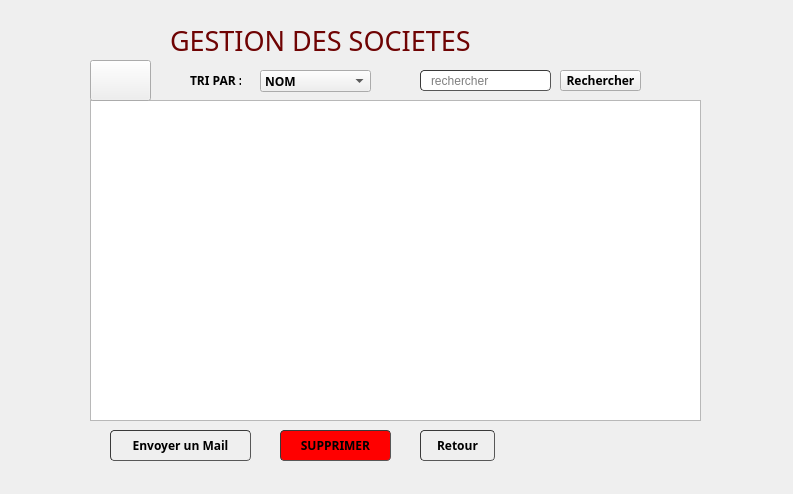
<?xml version="1.0" encoding="UTF-8"?>
<ui version="4.0">
 <class>AFFICHAGE_SOCIETE</class>
 <widget class="QWidget" name="AFFICHAGE_SOCIETE">
  <property name="geometry">
   <rect>
    <x>0</x>
    <y>0</y>
    <width>793</width>
    <height>494</height>
   </rect>
  </property>
  <property name="windowTitle">
   <string>Gestion des societés</string>
  </property>
  <widget class="QStackedWidget" name="stackedWidget">
   <property name="geometry">
    <rect>
     <x>50</x>
     <y>20</y>
     <width>691</width>
     <height>471</height>
    </rect>
   </property>
   <widget class="QWidget" name="page">
    <widget class="QLabel" name="label">
     <property name="geometry">
      <rect>
       <x>120</x>
       <y>0</y>
       <width>421</width>
       <height>41</height>
      </rect>
     </property>
     <property name="font">
      <font>
       <family>Century Gothic</family>
       <pointsize>20</pointsize>
       <weight>50</weight>
       <bold>false</bold>
      </font>
     </property>
     <property name="text">
      <string>&lt;html&gt;&lt;head/&gt;&lt;body&gt;&lt;p&gt;&lt;span style=&quot; color:#6f0303;&quot;&gt;GESTION  DES SOCIETES&lt;/span&gt;&lt;/p&gt;&lt;/body&gt;&lt;/html&gt;</string>
     </property>
    </widget>
    <widget class="QLabel" name="label_3">
     <property name="geometry">
      <rect>
       <x>140</x>
       <y>50</y>
       <width>51</width>
       <height>21</height>
      </rect>
     </property>
     <property name="font">
      <font>
       <family>Century Gothic</family>
       <weight>75</weight>
       <bold>true</bold>
      </font>
     </property>
     <property name="text">
      <string>TRI PAR :</string>
     </property>
    </widget>
    <widget class="QPushButton" name="search">
     <property name="geometry">
      <rect>
       <x>510</x>
       <y>50</y>
       <width>81</width>
       <height>21</height>
      </rect>
     </property>
     <property name="font">
      <font>
       <family>Century Gothic</family>
       <weight>75</weight>
       <bold>true</bold>
      </font>
     </property>
     <property name="text">
      <string>Rechercher</string>
     </property>
     <property name="iconSize">
      <size>
       <width>20</width>
       <height>20</height>
      </size>
     </property>
    </widget>
    <widget class="QTableView" name="tableView">
     <property name="geometry">
      <rect>
       <x>40</x>
       <y>80</y>
       <width>611</width>
       <height>321</height>
      </rect>
     </property>
     <property name="styleSheet">
      <string notr="true"/>
     </property>
    </widget>
    <widget class="QComboBox" name="comboBox">
     <property name="geometry">
      <rect>
       <x>210</x>
       <y>50</y>
       <width>111</width>
       <height>22</height>
      </rect>
     </property>
     <property name="font">
      <font>
       <family>Century Gothic</family>
       <weight>75</weight>
       <bold>true</bold>
      </font>
     </property>
     <property name="styleSheet">
      <string notr="true"/>
     </property>
     <item>
      <property name="text">
       <string>NOM</string>
      </property>
     </item>
     <item>
      <property name="text">
       <string>ref</string>
      </property>
     </item>
    </widget>
    <widget class="QPushButton" name="annuler">
     <property name="geometry">
      <rect>
       <x>370</x>
       <y>410</y>
       <width>75</width>
       <height>31</height>
      </rect>
     </property>
     <property name="font">
      <font>
       <family>Century Gothic</family>
       <weight>75</weight>
       <bold>true</bold>
      </font>
     </property>
     <property name="styleSheet">
      <string notr="true">	border-width: 1px; border-radius: 4px;
	border-color: rgb(58, 58, 58);
	border-style: inset;
	padding: 0 8px;


	selection-color: rgb(60, 63, 65);</string>
     </property>
     <property name="text">
      <string>Retour</string>
     </property>
    </widget>
    <widget class="QLineEdit" name="recherche">
     <property name="geometry">
      <rect>
       <x>370</x>
       <y>50</y>
       <width>131</width>
       <height>21</height>
      </rect>
     </property>
     <property name="styleSheet">
      <string notr="true">	border-width: 1px; border-radius: 4px;
	border-color: rgb(58, 58, 58);
	border-style: inset;
	padding: 0 8px;


	selection-background-color: rgb(187, 187, 187);
	selection-color: rgb(60, 63, 65);</string>
     </property>
     <property name="placeholderText">
      <string>rechercher</string>
     </property>
    </widget>
    <widget class="QPushButton" name="supprimer">
     <property name="geometry">
      <rect>
       <x>230</x>
       <y>410</y>
       <width>111</width>
       <height>31</height>
      </rect>
     </property>
     <property name="font">
      <font>
       <family>Century Gothic</family>
       <weight>75</weight>
       <bold>true</bold>
      </font>
     </property>
     <property name="styleSheet">
      <string notr="true">	border-width: 1px; border-radius: 4px;
	border-color: rgb(58, 58, 58);
	border-style: inset;
	padding: 0 8px;
	background-color: red;

	selection-color: rgb(60, 63, 65);</string>
     </property>
     <property name="text">
      <string>SUPPRIMER</string>
     </property>
     <property name="icon">
      <iconset>
       <normaloff>:/logo/delete.png</normaloff>:/logo/delete.png</iconset>
     </property>
    </widget>
    <widget class="QPushButton" name="ajouter">
     <property name="geometry">
      <rect>
       <x>40</x>
       <y>40</y>
       <width>61</width>
       <height>41</height>
      </rect>
     </property>
     <property name="text">
      <string/>
     </property>
     <property name="icon">
      <iconset resource="images.qrc">
       <normaloff>:/icons/add.png</normaloff>:/icons/add.png</iconset>
     </property>
     <property name="iconSize">
      <size>
       <width>45</width>
       <height>45</height>
      </size>
     </property>
    </widget>
    <widget class="QPushButton" name="mail">
     <property name="geometry">
      <rect>
       <x>60</x>
       <y>410</y>
       <width>141</width>
       <height>31</height>
      </rect>
     </property>
     <property name="font">
      <font>
       <family>Century Gothic</family>
       <weight>75</weight>
       <bold>true</bold>
      </font>
     </property>
     <property name="styleSheet">
      <string notr="true">	border-width: 1px; border-radius: 4px;
	border-color: rgb(58, 58, 58);
	border-style: inset;
	padding: 0 8px;


	selection-color: rgb(60, 63, 65);</string>
     </property>
     <property name="text">
      <string>Envoyer un Mail</string>
     </property>
    </widget>
   </widget>
   <widget class="QWidget" name="page_2">
    <widget class="QLabel" name="text_titres">
     <property name="geometry">
      <rect>
       <x>280</x>
       <y>260</y>
       <width>181</width>
       <height>20</height>
      </rect>
     </property>
     <property name="text">
      <string/>
     </property>
    </widget>
    <widget class="QLineEdit" name="email">
     <property name="geometry">
      <rect>
       <x>280</x>
       <y>250</y>
       <width>151</width>
       <height>20</height>
      </rect>
     </property>
     <property name="styleSheet">
      <string notr="true">	border-width: 1px; border-radius: 4px;
	border-color: rgb(58, 58, 58);
	border-style: inset;
	padding: 0 8px;


	selection-color: rgb(60, 63, 65);</string>
     </property>
    </widget>
    <widget class="QLabel" name="label_10">
     <property name="geometry">
      <rect>
       <x>180</x>
       <y>210</y>
       <width>81</width>
       <height>20</height>
      </rect>
     </property>
     <property name="font">
      <font>
       <family>Century Gothic</family>
       <weight>75</weight>
       <bold>true</bold>
      </font>
     </property>
     <property name="text">
      <string>Telephone :</string>
     </property>
    </widget>
    <widget class="QLabel" name="label_11">
     <property name="geometry">
      <rect>
       <x>180</x>
       <y>250</y>
       <width>91</width>
       <height>16</height>
      </rect>
     </property>
     <property name="font">
      <font>
       <family>Century Gothic</family>
       <weight>75</weight>
       <bold>true</bold>
      </font>
     </property>
     <property name="text">
      <string>Email :</string>
     </property>
    </widget>
    <widget class="QLineEdit" name="nom">
     <property name="geometry">
      <rect>
       <x>280</x>
       <y>170</y>
       <width>151</width>
       <height>20</height>
      </rect>
     </property>
     <property name="styleSheet">
      <string notr="true">	border-width: 1px; border-radius: 4px;
	border-color: rgb(58, 58, 58);
	border-style: inset;
	padding: 0 8px;


	selection-color: rgb(60, 63, 65);</string>
     </property>
    </widget>
    <widget class="QPushButton" name="Valider">
     <property name="geometry">
      <rect>
       <x>410</x>
       <y>350</y>
       <width>111</width>
       <height>23</height>
      </rect>
     </property>
     <property name="font">
      <font>
       <family>Century Gothic</family>
       <weight>75</weight>
       <bold>true</bold>
      </font>
     </property>
     <property name="styleSheet">
      <string notr="true">	border-width: 1px; border-radius: 4px;
	border-color: rgb(58, 58, 58);
	border-style: inset;
	padding: 0 8px;
background-color: green;


	selection-color: rgb(60, 63, 65);</string>
     </property>
     <property name="text">
      <string>MODIFIER</string>
     </property>
     <property name="icon">
      <iconset>
       <normaloff>:/icons/icons8_checkmark_96px.png</normaloff>:/icons/icons8_checkmark_96px.png</iconset>
     </property>
    </widget>
    <widget class="QLineEdit" name="telephone">
     <property name="geometry">
      <rect>
       <x>280</x>
       <y>210</y>
       <width>151</width>
       <height>20</height>
      </rect>
     </property>
     <property name="styleSheet">
      <string notr="true">	border-width: 1px; border-radius: 4px;
	border-color: rgb(58, 58, 58);
	border-style: inset;
	padding: 0 8px;


	selection-color: rgb(60, 63, 65);</string>
     </property>
    </widget>
    <widget class="QLabel" name="label_5">
     <property name="geometry">
      <rect>
       <x>180</x>
       <y>170</y>
       <width>51</width>
       <height>16</height>
      </rect>
     </property>
     <property name="font">
      <font>
       <family>Century Gothic</family>
       <weight>75</weight>
       <bold>true</bold>
      </font>
     </property>
     <property name="text">
      <string>Nom</string>
     </property>
    </widget>
    <widget class="QPushButton" name="Annuler">
     <property name="geometry">
      <rect>
       <x>550</x>
       <y>350</y>
       <width>111</width>
       <height>23</height>
      </rect>
     </property>
     <property name="font">
      <font>
       <family>Century Gothic</family>
       <weight>75</weight>
       <bold>true</bold>
      </font>
     </property>
     <property name="styleSheet">
      <string notr="true">	border-width: 1px; border-radius: 4px;
	border-color: rgb(58, 58, 58);
	border-style: inset;
	padding: 0 8px;


	selection-color: rgb(60, 63, 65);</string>
     </property>
     <property name="text">
      <string>RETOUR</string>
     </property>
     <property name="icon">
      <iconset>
       <normaloff>:/icons/icons8_back_to_200px.png</normaloff>:/icons/icons8_back_to_200px.png</iconset>
     </property>
    </widget>
    <widget class="QLabel" name="text_nom">
     <property name="geometry">
      <rect>
       <x>274</x>
       <y>180</y>
       <width>171</width>
       <height>20</height>
      </rect>
     </property>
     <property name="text">
      <string/>
     </property>
    </widget>
    <widget class="QLabel" name="text_prenom">
     <property name="geometry">
      <rect>
       <x>274</x>
       <y>220</y>
       <width>181</width>
       <height>20</height>
      </rect>
     </property>
     <property name="text">
      <string/>
     </property>
    </widget>
    <widget class="QLabel" name="reference">
     <property name="geometry">
      <rect>
       <x>430</x>
       <y>60</y>
       <width>181</width>
       <height>61</height>
      </rect>
     </property>
     <property name="font">
      <font>
       <family>Century Gothic</family>
       <pointsize>16</pointsize>
       <weight>50</weight>
       <bold>false</bold>
      </font>
     </property>
     <property name="text">
      <string/>
     </property>
     <property name="textFormat">
      <enum>Qt::RichText</enum>
     </property>
    </widget>
    <widget class="QLabel" name="label_7">
     <property name="geometry">
      <rect>
       <x>100</x>
       <y>60</y>
       <width>331</width>
       <height>61</height>
      </rect>
     </property>
     <property name="font">
      <font>
       <family>Century Gothic</family>
       <pointsize>16</pointsize>
       <weight>75</weight>
       <bold>true</bold>
      </font>
     </property>
     <property name="text">
      <string>MODIFIER LA SOCIETE :</string>
     </property>
     <property name="textFormat">
      <enum>Qt::RichText</enum>
     </property>
    </widget>
   </widget>
  </widget>
 </widget>
 <resources>
  <include location="images.qrc"/>
 </resources>
 <connections/>
</ui>
